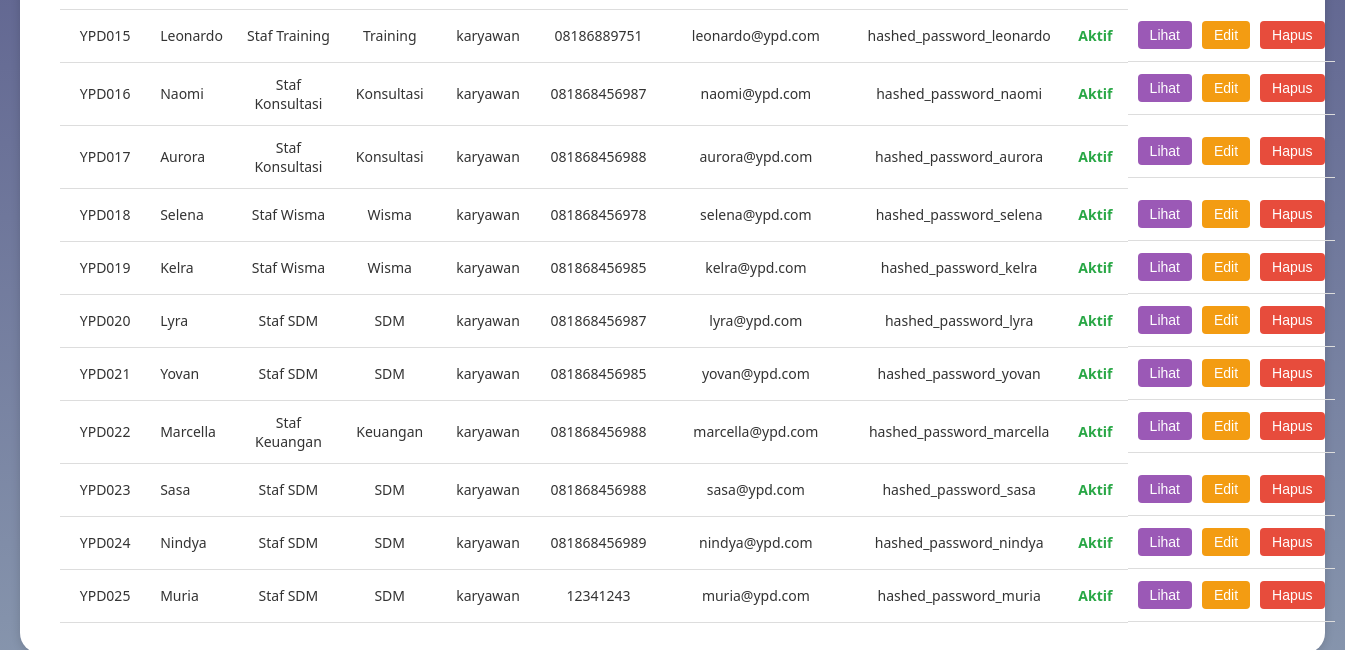
The page /data_karyawan.php (signed in, lower part) on the database as committed earlier.
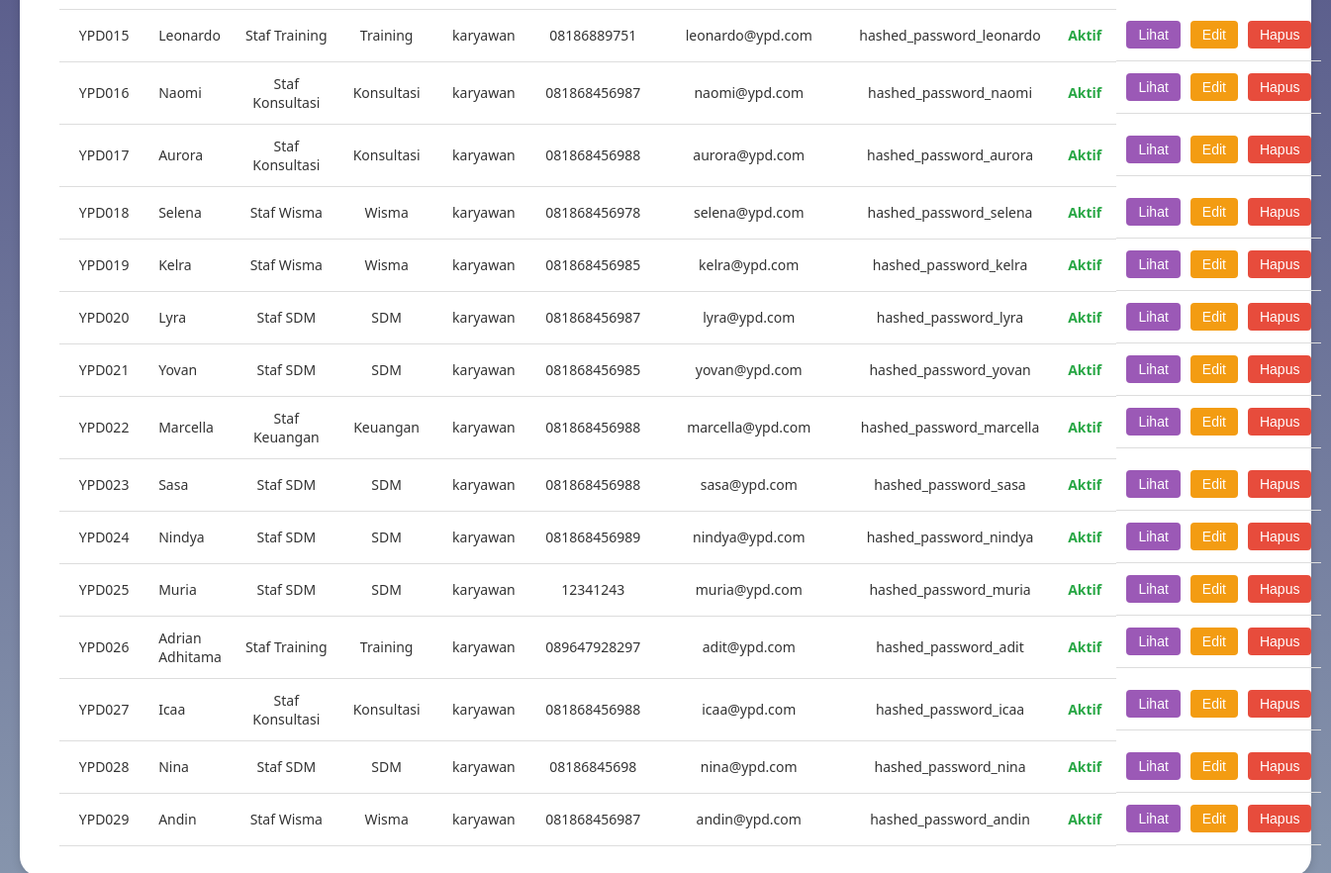
The same page on the database as committed later.
### tables this page shows
CREATE TABLE `data_karyawan` (
  `id_karyawan` int(11) NOT NULL,
  `kode_karyawan` varchar(20) NOT NULL,
  `nama_lengkap` varchar(100) NOT NULL,
  `email` varchar(100) NOT NULL,
  `password` varchar(255) NOT NULL,
  `jabatan` varchar(50) NOT NULL,
  `divisi` varchar(50) NOT NULL,
  `role` enum('karyawan','direktur','admin','penanggung jawab') NOT NULL DEFAULT 'karyawan',
  `no_telp` varchar(20) DEFAULT NULL,
  `sisa_cuti_tahunan` int(3) DEFAULT 0,
  `sisa_cuti_lustrum` int(3) DEFAULT 0,
  `status_aktif` enum('aktif','non_aktif') NOT NULL DEFAULT 'aktif',
  `created_at` timestamp NOT NULL DEFAULT current_timestamp(),
  `jenis_kelamin` varchar(10) DEFAULT NULL,
  `tempat_lahir` varchar(100) DEFAULT NULL,
  `tanggal_lahir` date DEFAULT NULL,
  `nik` varchar(20) DEFAULT NULL,
  `alamat_rumah` text DEFAULT NULL,
  `alamat_domisili` text DEFAULT NULL,
  `agama` varchar(20) DEFAULT NULL,
  `kontak_darurat` varchar(20) DEFAULT NULL,
  `pendidikan_terakhir` varchar(50) DEFAULT NULL
);

### data_karyawan.php (the view, shortened to what this page needs)
<?php
require_once 'config.php';
$sql = "SELECT id_karyawan, kode_karyawan, nama_lengkap, email, password, jabatan, divisi, role, no_telp, status_aktif, created_at
        FROM data_karyawan
        ORDER BY kode_karyawan";
$result = $conn->query($sql);
$karyawan = [];
if ($result->num_rows > 0) {
    while($row = $result->fetch_assoc()) {
        $karyawan[] = $row;
    }
}
?>
<!DOCTYPE html>
<html lang="id">
<head>
    <link rel="stylesheet" href="https://cdnjs.cloudflare.com/ajax/libs/font-awesome/6.4.0/css/all.min.css">
</head>
<body>
    <main>
        <div class="card">
            <table class="data-table" id="employeeTable">
                <tbody id="tableBody">
                    <?php if (empty($karyawan)): ?>
                        <tr>
                            <td colspan="10" class="no-results">Belum ada data karyawan</td>
                        </tr>
                    <?php else: ?>
                        <?php foreach($karyawan as $data): ?>
                        <tr>
                            <td><?php echo htmlspecialchars($data['kode_karyawan']); ?></td>
                            <td class='text-left'><?php echo htmlspecialchars($data['nama_lengkap']); ?></td>
                            <td><?php echo htmlspecialchars($data['jabatan']); ?></td>
                            <td><?php echo htmlspecialchars($data['divisi']); ?></td>
                            <td><?php echo htmlspecialchars($data['role']); ?></td>
                            <td><?php echo htmlspecialchars($data['no_telp']); ?></td>
                            <td><?php echo htmlspecialchars($data['email']); ?></td>
                            <td><?php echo htmlspecialchars($data['password']); ?></td>
                            <td>
                                <span class="<?php echo $data['status_aktif'] == 'aktif' ? 'status-aktif' : 'status-non-aktif'; ?>">
                                    <?php echo ucfirst($data['status_aktif']); ?>
                                </span>
                            </td>
                            <td class='action-cell'>
                                <button class='action-btn btn-lihat' data-id='<?php echo $data['id_karyawan']; ?>'>Lihat</button>
                                <button class='action-btn btn-edit' data-id='<?php echo $data['id_karyawan']; ?>'>Edit</button>
                                <button class='action-btn btn-hapus-small' data-id='<?php echo $data['id_karyawan']; ?>' data-nama='<?php echo htmlspecialchars($data['nama_lengkap']); ?>'>Hapus</button>
                            </td>
                        </tr>
                        <?php endforeach; ?>
                    <?php endif; ?>
                </tbody>
            </table>
        </div>
    </main>
</body>
</html>

Rows that differ between the two databases and show on the page:
added data_karyawan: kode_karyawan "YPD026", nama_lengkap "Adrian Adhitama", jabatan "Staf Training", divisi "Training", role "karyawan", no_telp "089647928297", email "adit@ypd.com", password "hashed_password_adit", status_aktif "Aktif"
added data_karyawan: kode_karyawan "YPD027", nama_lengkap "Icaa", jabatan "Staf Konsultasi", divisi "Konsultasi", role "karyawan", no_telp "081868456988", email "icaa@ypd.com", password "hashed_password_icaa", status_aktif "Aktif"
added data_karyawan: kode_karyawan "YPD028", nama_lengkap "Nina", jabatan "Staf SDM", divisi "SDM", role "karyawan", no_telp "08186845698", email "nina@ypd.com", password "hashed_password_nina", status_aktif "Aktif"
added data_karyawan: kode_karyawan "YPD029", nama_lengkap "Andin", jabatan "Staf Wisma", divisi "Wisma", role "karyawan", no_telp "081868456987", email "andin@ypd.com", password "hashed_password_andin", status_aktif "Aktif"
